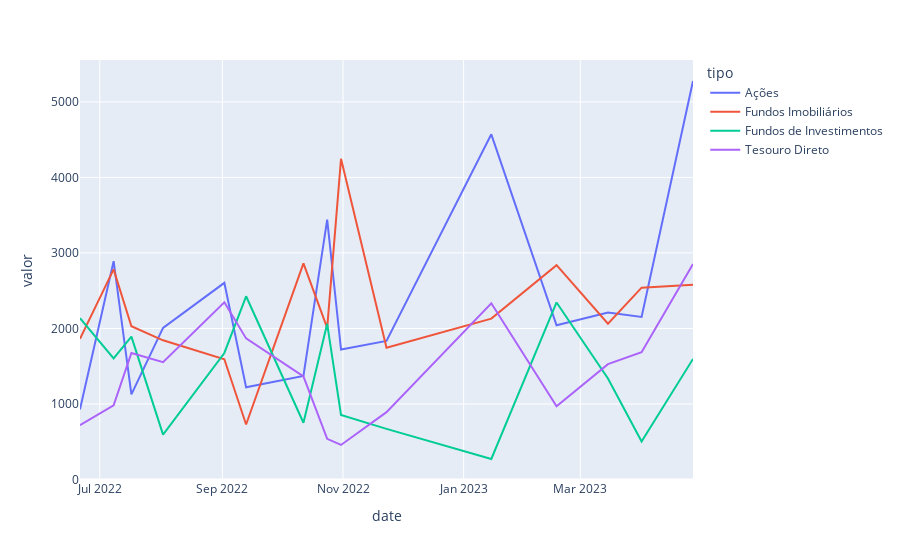

This figure's notebook cell:
### Markdown cell above
# Summarizing

### Code cell
dftypes = df0.groupby(['tipo','date']).agg({'valor':'sum'}).reset_index()
# plot by type and date using sns
import plotly.express as px
fig = px.line(dftypes, x="date", y="valor", color='tipo')
fig.show()

### Figure 1 — Plotly figure (JSON) as saved in the notebook; plotly's stock layout.template omitted (floating-point values rounded to 4 significant figures)
{"data": [{"hovertemplate": "tipo=Ações<br>date=%{x}<br>valor=%{y}<extra></extra>", "legendgroup": "Ações", "line": {"color": "#636efa", "dash": "solid"}, "marker": {"symbol": "circle"}, "mode": "lines", "name": "Ações", "orientation": "v", "showlegend": true, "type": "scatter", "x": ["2022-06-21T00:00:00", "2022-07-08T00:00:00", "2022-07-17T00:00:00", "2022-08-02T00:00:00", "2022-09-02T00:00:00", "2022-09-13T00:00:00", "2022-10-12T00:00:00", "2022-10-24T00:00:00", "2022-10-31T00:00:00", "2022-11-23T00:00:00", "2023-01-15T00:00:00", "2023-02-17T00:00:00", "2023-03-15T00:00:00", "2023-04-01T00:00:00", "2023-04-27T00:00:00"], "xaxis": "x", "y": [928, 2891, 1126, 2008, 2604, 1221, 1370, 3441, 1720, 1835, 4571, 2043, 2212, 2153, 5277], "yaxis": "y"}, {"hovertemplate": "tipo=Fundos Imobiliários<br>date=%{x}<br>valor=%{y}<extra></extra>", "legendgroup": "Fundos Imobiliários", "line": {"color": "#EF553B", "dash": "solid"}, "marker": {"symbol": "circle"}, "mode": "lines", "name": "Fundos Imobiliários", "orientation": "v", "showlegend": true, "type": "scatter", "x": ["2022-06-21T00:00:00", "2022-07-08T00:00:00", "2022-07-17T00:00:00", "2022-08-02T00:00:00", "2022-09-02T00:00:00", "2022-09-13T00:00:00", "2022-10-12T00:00:00", "2022-10-24T00:00:00", "2022-10-31T00:00:00", "2022-11-23T00:00:00", "2023-01-15T00:00:00", "2023-02-17T00:00:00", "2023-03-15T00:00:00", "2023-04-01T00:00:00", "2023-04-27T00:00:00"], "xaxis": "x", "y": [1862, 2782, 2029, 1843, 1593, 728, 2861, 2007, 4246, 1745, 2130, 2838, 2062, 2540, 2579], "yaxis": "y"}, {"hovertemplate": "tipo=Fundos de Investimentos<br>date=%{x}<br>valor=%{y}<extra></extra>", "legendgroup": "Fundos de Investimentos", "line": {"color": "#00cc96", "dash": "solid"}, "marker": {"symbol": "circle"}, "mode": "lines", "name": "Fundos de Investimentos", "orientation": "v", "showlegend": true, "type": "scatter", "x": ["2022-06-21T00:00:00", "2022-07-08T00:00:00", "2022-07-17T00:00:00", "2022-08-02T00:00:00", "2022-09-02T00:00:00", "2022-09-13T00:00:00", "2022-10-12T00:00:00", "2022-10-24T00:00:00", "2022-10-31T00:00:00", "2022-11-23T00:00:00", "2023-01-15T00:00:00", "2023-02-17T00:00:00", "2023-03-15T00:00:00", "2023-04-01T00:00:00", "2023-04-27T00:00:00"], "xaxis": "x", "y": [2136, 1602, 1892, 594, 1675, 2426, 751, 2061, 855, 670, 271, 2344, 1338, 504, 1596], "yaxis": "y"}, {"hovertemplate": "tipo=Tesouro Direto<br>date=%{x}<br>valor=%{y}<extra></extra>", "legendgroup": "Tesouro Direto", "line": {"color": "#ab63fa", "dash": "solid"}, "marker": {"symbol": "circle"}, "mode": "lines", "name": "Tesouro Direto", "orientation": "v", "showlegend": true, "type": "scatter", "x": ["2022-06-21T00:00:00", "2022-07-08T00:00:00", "2022-07-17T00:00:00", "2022-08-02T00:00:00", "2022-09-02T00:00:00", "2022-09-13T00:00:00", "2022-10-12T00:00:00", "2022-10-24T00:00:00", "2022-10-31T00:00:00", "2022-11-23T00:00:00", "2023-01-15T00:00:00", "2023-02-17T00:00:00", "2023-03-15T00:00:00", "2023-04-01T00:00:00", "2023-04-27T00:00:00"], "xaxis": "x", "y": [718, 981, 1675, 1554, 2347, 1868, 1364, 538, 457, 891, 2333, 969, 1527, 1686, 2854], "yaxis": "y"}], "layout": {"legend": {"title": {"text": "tipo"}, "tracegroupgap": 0}, "margin": {"t": 60}, "xaxis": {"anchor": "y", "domain": [0, 1], "title": {"text": "date"}}, "yaxis": {"anchor": "x", "domain": [0, 1], "title": {"text": "valor"}}}}
